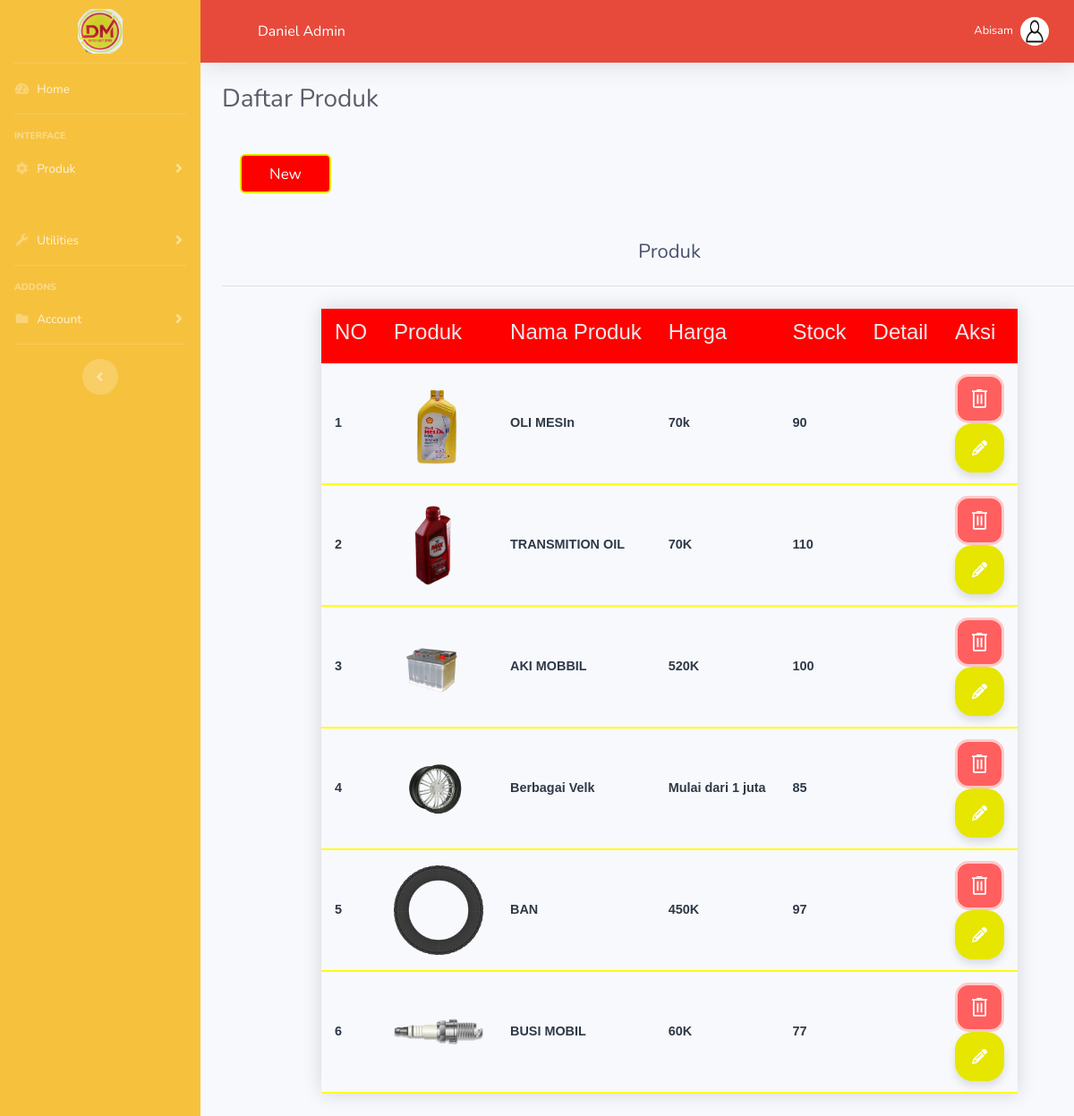
Page /adminDM/produk.php (signed in) on the committed database.
### tables this page shows
CREATE TABLE `tblproduk` (
  `id` int(10) NOT NULL,
  `gambar1` varchar(100) NOT NULL,
  `namaproduk1` varchar(100) NOT NULL,
  `harga1` varchar(100) NOT NULL,
  `stock` varchar(100) NOT NULL
);

### adminDM/produk.php (the view, shortened to what this page needs)
<!DOCTYPE html>
<html lang="en">
<head>
    <link href="vendor/fontawesome-free/css/all.min.css" rel="stylesheet" type="text/css">
    <link href="css/sb-admin-2.min.css" rel="stylesheet">
</head>
<body id="page-top">
    <div id="wrapper">
         <ul class="navbar-nav bg-warning sidebar sidebar-dark accordion" id="accordionSidebar">
            <a class="sidebar-brand d-flex align-items-center justify-content-center" href="index.html">
                <div class="sidebar-brand-icon">
                <img width="50px;" height="50px;" src="/bengkel/logodanielmotor.jpg" />
                </div>
            </a>
            <hr class="sidebar-divider my-0">
            <li class="nav-item">
                <a class="nav-link" href="home.php">
                    <i class="fas fa-fw fa-tachometer-alt"></i>
                    <span>Home</span></a>
            </li>
            <hr class="sidebar-divider">
            <div class="sidebar-heading">
                Interface
            </div>
        <li class="nav-item">
            <a class="nav-link collapsed" href="#" data-toggle="collapse" data-target="#collapseTwo"
                aria-expanded="true" aria-controls="collapseTwo">
                <i class="fas fa-fw fa-cog"></i>
                <span>Produk</span>
            </a>
        </li>
            <li class="nav-item">
                <a class="nav-link collapsed" href="#" data-toggle="collapse" data-target="#collapseUtilities"
                    aria-expanded="true" aria-controls="collapseUtilities">
                    <i class="fas fa-fw fa-wrench"></i>
                    <span>Utilities</span>
                </a>
            </li>
            <hr class="sidebar-divider">
            <div class="sidebar-heading">
                Addons
            </div>
            <li class="nav-item">
                <a class="nav-link collapsed" href="#" data-toggle="collapse" data-target="#collapsePages"
                    aria-expanded="true" aria-controls="collapsePages">
                    <i class="fas fa-fw fa-folder"></i>
                    <span>Account</span>
                </a>
            </li>
            <hr class="sidebar-divider d-none d-md-block">
            <div class="text-center d-none d-md-inline">
                <button class="rounded-circle border-0" id="sidebarToggle"></button>
            </div>
        </ul>
        <div id="content-wrapper" class="d-flex flex-column">
            <div id="content">
                <nav class="navbar navbar-expand navbar-light bg-danger topbar mb-4 static-top shadow">
                    <div class="sidebar-brand-text mx-5 text-white">Daniel Admin</div>
                    <ul class="navbar-nav ml-auto bg-danger">
                        <li class="nav-item dropdown no-arrow">
                            <a class="nav-link dropdown-toggle" href="#" id="userDropdown" role="button"
                                data-toggle="dropdown" aria-haspopup="true" aria-expanded="false">
                                <span class="mr-2 d-none d-lg-inline text-white small"> <?=$_SESSION['name']?></span>
                                <img class="img-profile rounded-circle"
                                    src="/bengkel/person.jpg">
                            </a>
                            </div>
                <div class="container-fluid">
                    <h1 class="h3 mb-4 text-gray-800">Daftar Produk</h1>
                    <a class="bttn" href="tambahproduk.php" style="color: white;">New</a>
                        <link href="css/produk.css" rel="stylesheet">
                        <link rel="stylesheet" href="css/button1.css">
        <center>
        <div class="content">
        <h2>Produk</h2>
        <table class="styled-table">
        <thead>
            <tr>
                <th><h4>NO</h4></th>
                <th><h4>Produk</h4></th>
                <th><h4>Nama Produk</h4></th>
                <th><h4>Harga</h4></th>
                <th><h4>Stock</h4></th>
                <th><h4>Detail</h4></th>
                <th colspan="2"><h4>Aksi</h4></th>
            </tr>
        </thead>
    <?php include "koneksi.php";
       $sql="SELECT * FROM tblproduk";
       $query=mysqli_query($conn,$sql);
       if (mysqli_num_rows($query) > 0) {
         while($row=mysqli_fetch_array($query)){
    ?>
        <tbody>
         <tr class="active-row">
            <td><?php echo $row["id"];?></td>
            <td><img width="100" style="border-radius:15px" src="/bengkel/gambar/<?php echo $row["gambar1"];?>"></td>
            <td><?php echo $row["namaproduk1"];?></td>
            <td><?php echo $row["harga1"];?></td>
            <td><?php echo $row["stock"];?></td>
            <td><?php echo $row["deskripsi"];?></td>
            <td colspan="2">
        <a href="hapusproduk.php?id=<?php echo $row["id"];?>" onclick="return confirm('Are you sure you want to delete this item?');">
            <button class="bin-button">
  <svg
    class="bin-top"
    viewBox="0 0 39 7"
    fill="none"
    xmlns="http://www.w3.org/2000/svg"
  >
    <line y1="5" x2="39" y2="5" stroke="white" stroke-width="4"></line>
    <line
      x1="12"
      y1="1.5"
      x2="26.0357"
      y2="1.5"
      stroke="white"
      stroke-width="3"
    ></line>
  </svg>
</button>
        </a>
        <a href="editproduk.php?id=<?php echo $row["id"];?>">
            <button class="editBtn">
</button>
 </a>
    </td>
    </tr>
        </tbody>
         <?php
            }
        }
        ?>
         </center>
    </div>
        </div>
    </div>
</body>
</html>

### adminDM/css/produk.css (style rules this page uses)
.styled-table { border-collapse: collapse; margin: 25px 0; font-size: 0.9em; font-family: sans-serif; min-width: 450px; box-shadow: 0 0 20px rgba(0, 0, 0, 0.15); }
.styled-table thead tr { background-color: red; color: #ffffff; text-align: left; }
.styled-table th, .styled-table td { padding: 12px 15px; }
.styled-table th { color: #eaebed; }
.styled-table tbody tr { border-bottom: 1px solid #dddddd; }
.styled-table tbody tr:last-of-type { border-bottom: 2px solid hsl(60, 100%, 50%); }
.styled-table tbody tr.active-row { font-weight: bold; color: #2f3947; }
.content { width: 1000px; margin: 0 auto; }
.content h2 { margin: 0; padding: 25px 0; font-size: 22px; border-bottom: 1px solid #e0e0e3; color: #4a536e; }

### adminDM/css/button1.css (style rules this page uses)
.bin-button { display: flex; flex-direction: column; align-items: center; justify-content: center; width: 55px; height: 55px; border-radius: 15px; background-color: rgb(255, 95, 95); cursor: pointer; border: 3px solid rgb(255, 201, 201); transition-duration: 0.3s; }
.bin-bottom { width: 15px; }
.bin-top { width: 17px; transform-origin: right; transition-duration: 0.3s; }
.editBtn { width: 55px; height: 55px; border-radius: 20px; border: none; background-color: #e6e600; display: flex; align-items: center; justify-content: center; box-shadow: 0px 5px 10px rgba(0, 0, 0, 0.123); cursor: pointer; position: relative; overflow: hidden; transition: all 0.3s; }
.editBtn::before { content: ""; width: 200%; height: 200%; background-color:rgb(255, 95, 95); position: absolute; z-index: 1; transform: scale(0); transition: all 0.3s; border-radius: 50%; filter: blur(10px); }
.editBtn svg { height: 17px; fill: white; z-index: 3; transition: all 0.2s; transform-origin: bottom; }
.editBtn::after { content: ""; width: 25px; height: 1.5px; position: absolute; bottom: 19px; left: -5px; background-color: white; border-radius: 2px; z-index: 2; transform: scaleX(0); transform-origin: left; transition: transform 0.5s ease-out; }
.bttn { --color: #e6e600; text-align: center; text-decoration: none; color: white; background-color: red; font-family: inherit; display: inline-block; width: 6em; height: 2.6em; line-height: 2.5em; overflow: hidden; cursor: pointer; margin: 20px; font-size: 17px; z-index: 1; color: var(--color); border: 2px solid var(--color); border-radius: 6px; position: relative; }
.bttn::before { color: white; text-align: center; text-decoration: none; position: absolute; background-color: red; content: ""; background: var(--color); width: 150px; height: 200px; z-index: -1; border-radius: 50%; }
.bttn:before { top: 100%; left: 100%; transition: 0.3s all; }

### rows in the picture
tblproduk: id "1", gambar1 (picture), namaproduk1 "OLI MESIn", harga1 "70k", stock "90"
tblproduk: id "2", gambar1 (picture), namaproduk1 "TRANSMITION OIL", harga1 "70K", stock "110"
tblproduk: id "3", gambar1 (picture), namaproduk1 "AKI MOBBIL", harga1 "520K", stock "100"
tblproduk: id "4", gambar1 (picture), namaproduk1 "Berbagai Velk", harga1 "Mulai dari 1 juta", stock "85"
tblproduk: id "5", gambar1 (picture), namaproduk1 "BAN", harga1 "450K", stock "97"
tblproduk: id "6", gambar1 (picture), namaproduk1 "BUSI MOBIL", harga1 "60K", stock "77"

### other values in the picture
$_SESSION['name'] "Abisam"
